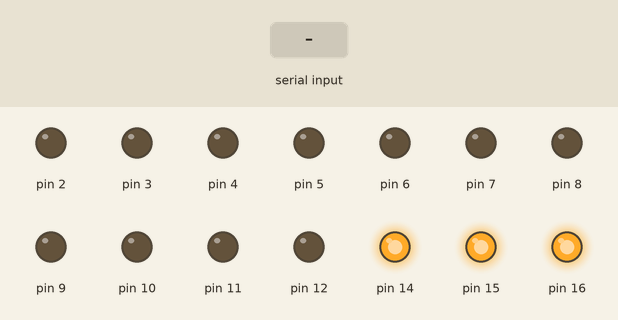
This sketch was run on a simulated Arduino Uno, built with avr-gcc and run on an emulated ATmega328P. On the bench: output pins drawn as LEDs (lit = HIGH). The test bench sets the inputs (shaded band).

Above: at 1.2 s.
1.3 s: "90,45\n" received over Serial
At 2.6 s:
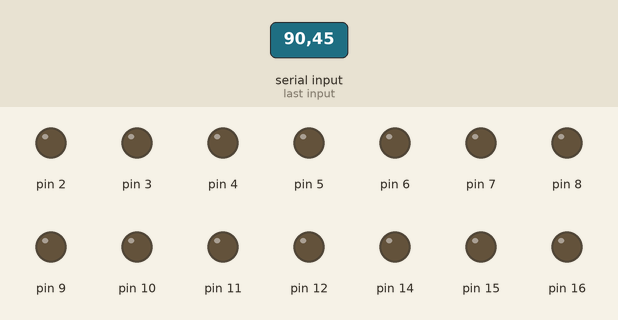
4.3 s: "5\n" received over Serial
At 5.42 s:
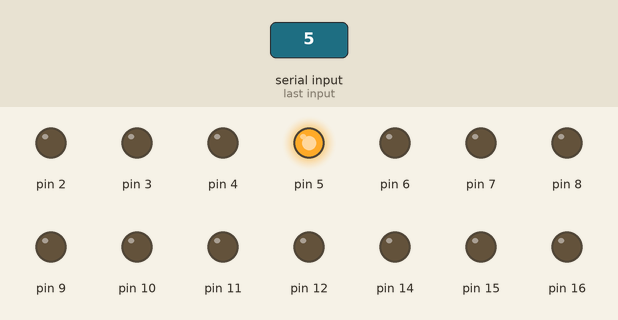
Timing chart, 0 to 7.3 s (numbered marks = the images above; inputs shaded):
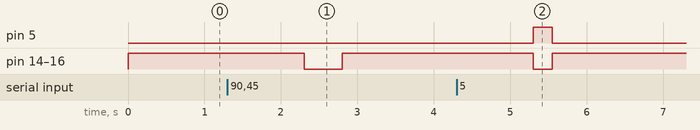

Measured:
- after the input at 1.3 s, pin 14–16: HIGH → LOW after 1.0 s, → HIGH 0.50 s later
- after the input at 4.3 s, pin 5: LOW → HIGH after 1.0 s, → LOW 0.25 s later; pin 14–16: HIGH → LOW after 1.0 s, → HIGH 0.25 s later

The sketch:

ledcubesprite.ino
```cpp
/* L E D  C U B E  S E Q U E N C E R
 Version 0.3
 Status: functional, but not completely bug free
 TODO: fix random characters in serial output
       fix overflow with long commands

 Leon Harris, 2013

 This program was written to help students design sequences for their
 led cubes, for the Arduino LED cube pd 9th Nov 2013
 It reads a sequence from the serial console to be displayed on the 4x4x4
 led cube of http://www.instructables.com/id/Arduino-4x4x4-LED-Cube/

 As all i/o lines are used to drive the LED cube, this code must take
 down the serial port and reestablish it after each sequence.


 Concepts and Language mapping
 Name         Description                    language structure
 Bracket      A group of leds that are       [
 acted upon simultaneously                   ]

 Wait         Pause for a certain number     w
 of milliseconds. Wait maps onto the
 arduino languge structure delay()

 pause        Set the default time to        p
 pause between lighting LEDs to the
 given number. Number can be 0-9999 msec

 Separator    The symbol used to separate      ,
 individual leds in a sequence


 LED          The 2 dimensional position         A number from 0-15
 of the LED. This is a number on
 the following grid:
 3   7    11  15
 2   6    10  14
 1   5    9   13
 0   4    8   12

 Layer        The layer (height) of the led     A letter from a-d
 1-4, corresponding to pins
 A2-A5


 Note: all letter commands are lowercase. You may supply a maximum of 64 leds in a command or block. After this **Baaaaa..ddd* things *may* happen.
 If bad things happen to your ledcube, remember you can always press the reset button.

 A good way of using this is to copy and paste test sequences into a text editor, modify them, and then paste them onto the command line.


 A sample sequence to chase around the outside of layer 2  then flash all layer 2 would be

 0a,1a,2a,3a,7a,11a,15a,14a,13a,12a,8b,4b,[0a,1a,2a,3A,4a,5a,6a,7a,8a,9a,10a,11a,12a,13a,14a,15a]

 */


//globals
const int buffersize = 256;
char sequenceBuffer[buffersize];
int sprite[64][2];
int Delay=250; // the default time in ms that a LED is on
int Size=0;
int leftBracket=0;
bool valid=true;
bool inbrace=false;
bool donebrace=false;
int idxBrace=0;
int *cmdBlock;


void downSerial() {
  Serial.flush();
  Serial.end();
  pinMode(0,OUTPUT);
  pinMode(1,OUTPUT);
}

void upSerial() {
  for (int i=14; i < 20; i++) {
    pinMode(i,OUTPUT);
    digitalWrite(i, HIGH);
  }
  Serial.begin(9600);


}


void lightLED(int led, int layer) {
  digitalWrite(led, HIGH);
  digitalWrite(layer + 16, LOW);
}


void darkenLED(int led, int layer) {
  digitalWrite(led, LOW );
  digitalWrite(layer + 16, HIGH);
}


void displaysprite(int idx) {
  for (int ltime=0; ltime < (2*Delay/idx); ltime++) { // ugly timing loop, psedoproportional to number of LEDS
    for (int ptr=0; ptr < idx ; ptr++) {
      lightLED(sprite[ptr][0], sprite[ptr][1]);
      delay(1);
      darkenLED(sprite[ptr][0], sprite[ptr][1]);
    }
  }
}


void resetLED() {
  for (int layer =0; layer < 4; layer++) {
    for (int led = 0; led < 16; led++) {
      darkenLED(led,layer);
    }
  }
}


int getSequence(){
  int Size=0;
  if (Serial.available() > 0) {

    Size =  Serial.readBytesUntil('\r', sequenceBuffer, 255);

    return Size;

  }
}


int * parseCommand(int cstart, char *SB) {
  static int rowcol[3];
  int j = 0;
  int k =j + cstart;
  char fragment[4]={
    '\0'          };

  while (SB[k] != ',' &&  SB[k] !=']' && j < 4) {

    if (SB[k] >  47 && SB[k] < 58) { //0-9
      fragment[k-cstart]=SB[k];
      valid=true;
    }
    else if (SB[k] >  96 && SB[k] < 101) { //a-d
      rowcol[1]=SB[k]-97;
      valid=true;
    }

    else {
      break;

    }


    k++;
  }
  //test for ']' may not be necessary -> part of debugging
  if (SB[k] == ']') {
    inbrace=false;
    donebrace=true;
  }
  rowcol[0]=atoi(fragment);
  rowcol[2]=k-cstart;
  return rowcol;

}


void setup() {

  memset(sequenceBuffer, 0, buffersize);
  for (int i=0;i<19;i++){
    pinMode(i,OUTPUT);
  }


}


void loop() {
  upSerial(); // fire up the serial connection so that we can get commands from it

  while (Size==0) {
    Size =getSequence();
  }
  downSerial();
  resetLED(); // start from fresh slate

  int i=0;
  while ((i < Size) && (valid==true)) {
    valid=false; //that which is not allowed is forbidden !


    switch  (sequenceBuffer[i]) {

    case ' ':
      valid=true;
      break; //do nothing if a space

    case ',':
      valid=true;
      break; //do nothing if a comma

    case '[':
      leftBracket++;
      if (leftBracket > 1) { // we don't allow nested brackets
        valid=false;
        break;
      }
      valid=true;
      inbrace=true;
      break;

    case ']':
      leftBracket--;
      inbrace=false;
      donebrace=true;
      if (leftBracket < 0 ) { // unbalanced right bracket
        valid=false;
        break;
      }
      valid=true;
      break;

    case 'w':
      i++; // jump over w command and get pause
      cmdBlock = parseCommand(i,sequenceBuffer);
      delay(cmdBlock[0]);
      i+=cmdBlock[2];
      if (valid== false) break;
      valid=true;
      break;

    case 'p':
      // pause function
      // all delays from here are set to this value
      i++; // jump over p command and get pause
      cmdBlock = parseCommand(i,sequenceBuffer);
      Delay=cmdBlock[0];
      i+=cmdBlock[2];
      if (valid== false) break;
      valid=true;
      break;

    default:
      // if 0-9, it is the start of a LED address
      // decode address
      if (sequenceBuffer[i] < 47 && sequenceBuffer[i] > 58) {
        valid=false;
        break;
      }

      //      if (sequenceBuffer[i] > 47 && sequenceBuffer[i] < 58) {

      cmdBlock = parseCommand(i,sequenceBuffer);
      i+=cmdBlock[2];
      if (valid== false) {
        upSerial();
        Serial.print("killed by:");
        for (int y=0; y < 3; y++ ) {
          Serial.print(cmdBlock[y]);
          Serial.print(" ");
        }
        downSerial();
        break;
      }


      valid=true;
      //        Serial.print(" ");
      //        for (int y=0; y < 3; y++ ) {
      //          Serial.print(cmdBlock[y]);
      //          Serial.print(" ");
      //        }

      // test if in []s - ie processing a sprite
      if (inbrace == true || donebrace == true) { //build sprite if in between []s
        sprite[idxBrace][0]=cmdBlock[0];
        sprite[idxBrace][1]=cmdBlock[1];
        idxBrace++;

      }
      if (inbrace == false && donebrace == true) { // display sprite
        displaysprite(idxBrace);
        donebrace=false;
        idxBrace=0;
        leftBracket=0; // reset once displayed
        break; // try this
      }

      else if (inbrace == false && donebrace == false) { // just a LED
        //just display a LED ordinarily
        lightLED(cmdBlock[0], cmdBlock[1]);
        delay(Delay);
        darkenLED(cmdBlock[0], cmdBlock[1]);
      }


    } //end of case


    if (valid==false) { // show error and bust out to get next sequence
      upSerial();
      for (int idx=0; idx < Size; idx++) {
        if (idx==i) Serial.print(" err----->");
        Serial.print(sequenceBuffer[idx]);
        downSerial();
      }

      Size=0;
      break; //kill parse loop

    }


    i++;


  }
  Size=0;

  valid=true; //reset so we are good next time
  Size=0; //clutching at debug straws here
  idxBrace=0;
  inbrace=false;
  donebrace=false;
}

// test sequence p50,0a,1a,2a,3a,3b,3c,3d,2d,1d,0d,0c,0b,0a,p100,0a,1a,2a,3a,3b,3c,3d,2d,1d,0d,0c,0b,0a,p200,,0a,1a,2a,3a,3b,3c,3d,2d
//1d,0d,0c,0b,0a,p300,0a,1a,2a,3a,3b,3c,3d,2d,1d,0d,0c,0b,0a,[0a,1a,2a,3a],[3a,3b,3c,3d],[3d,2d,1d,0d],[0d,0c,0b,0a]
```
